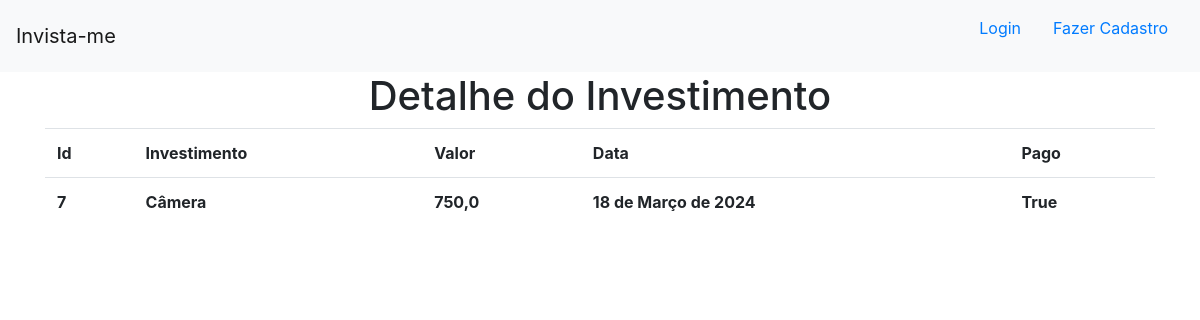
Screenshot of //7 with the database file from the repository.
### invista_me/models.py (models this page shows)
class Investimento(models.Model):
  investimento = models.TextField(max_length=255)
  valor = models.FloatField()
  pago = models.BooleanField(default=False)
  data = models.DateField(default=datetime.now)

### invista_me/views.py (the view)
# urls.py: path('/<int:id_investimento>', views.detalhe, name='detalhe')
def detalhe(request, id_investimento):
  dados = {
    'dados': Investimento.objects.get(pk=id_investimento)
  }
  return render(request, 'investimentos/detalhe.html', dados)

### invista_me/templates/investimentos/detalhe.html
{% extends 'investimentos/base.html' %} {% block conteudo %}
<h1 style="text-align: center">Detalhe do Investimento</h1>
<div class="container">
  <table class="table table-hover table bordered">
    <tr>
      <th>Id</th>
      <th>Investimento</th>
      <th>Valor</th>
      <th>Data</th>
      <th>Pago</th>
    </tr>
    <tr>
      <th>{{dados.id}}</th>
      <th>{{dados.investimento}}</th>
      <th>{{dados.valor}}</th>
      <th>{{dados.data}}</th>
      <th>{{dados.pago}}</th>
    </tr>
  </table>
</div>
{% endblock %}

### rows the page displays
Investimento: id "7", investimento "Câmera", valor "750,0", data "18 de Março de 2024", pago "True"
